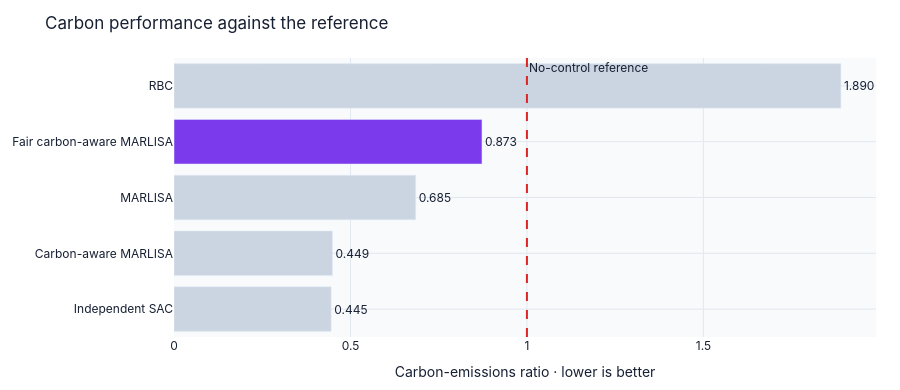

The cell this chart's notebook holds for it:
### Markdown cell above
## b) Carbon Performance against the reference

### Code cell
def carbon_bar_figure(summary: pd.DataFrame, focus: str) -> go.Figure:
    """Carbon ratio bars with the no-control reference marked at 1.0."""
    frame = summary.sort_values("carbon_ratio", ascending=True)
    colors = [
        CONTROLLERS[m]["color"] if m == focus else "#CBD5E1"
        for m in frame["model"]
    ]
    fig = go.Figure(
        go.Bar(
            x=frame["carbon_ratio"],
            y=frame["controller"],
            orientation="h",
            marker_color=colors,
            text=frame["carbon_ratio"].map(lambda x: f"{x:.3f}"),
            textposition="outside",
            customdata=(1.0 - frame["carbon_ratio"]) * 100.0,
            hovertemplate=(
                "%{y}<br>Carbon ratio: %{x:.3f}<br>"
                "Change vs no-control: %{customdata:+.1f}%<extra></extra>"
            ),
        )
    )
    fig.add_vline(
        x=1.0,
        line_dash="dash",
        line_color="#DC2626",
        annotation_text="No-control reference",
        annotation_position="top right",
    )
    fig.update_layout(title="Carbon performance against the reference", showlegend=False)
    fig.update_xaxes(title="Carbon-emissions ratio · lower is better", rangemode="tozero")
    fig.update_yaxes(title=None)
    return _base_layout(fig)

carbon_bar_figure_output = carbon_bar_figure(summary, focus="fair_carbon_aware_marlisa")
carbon_bar_figure_output

### Figure 1 — Plotly figure (JSON) as saved in the notebook; plotly's stock layout.template omitted (floating-point values rounded to 4 significant figures)
{"data": [{"customdata": [55.46, 55.09, 31.53, 12.74, -88.96], "hovertemplate": "%{y}<br>Carbon ratio: %{x:.3f}<br>Change vs no-control: %{customdata:+.1f}%<extra></extra>", "marker": {"color": ["#CBD5E1", "#CBD5E1", "#CBD5E1", "#7C3AED", "#CBD5E1"]}, "orientation": "h", "text": ["0.445", "0.449", "0.685", "0.873", "1.890"], "textposition": "outside", "type": "bar", "x": [0.4454, 0.4491, 0.6847, 0.8726, 1.89], "y": ["Independent SAC", "Carbon-aware MARLISA", "MARLISA", "Fair carbon-aware MARLISA", "RBC"]}], "layout": {"annotations": [{"showarrow": false, "text": "No-control reference", "x": 1, "xanchor": "left", "xref": "x", "y": 1, "yanchor": "top", "yref": "y domain"}], "font": {"color": "#172033", "family": "Inter, Arial, sans-serif"}, "height": 390, "hoverlabel": {"bgcolor": "#172033", "font": {"color": "#FFFFFF"}}, "legend": {"orientation": "h", "x": 0, "y": 1.02, "yanchor": "bottom"}, "margin": {"b": 50, "l": 54, "r": 24, "t": 58}, "paper_bgcolor": "#FFFFFF", "plot_bgcolor": "#F8FAFC", "shapes": [{"line": {"color": "#DC2626", "dash": "dash"}, "type": "line", "x0": 1, "x1": 1, "xref": "x", "y0": 0, "y1": 1, "yref": "y domain"}], "showlegend": false, "title": {"text": "Carbon performance against the reference"}, "xaxis": {"gridcolor": "#E2E8F0", "rangemode": "tozero", "title": {"text": "Carbon-emissions ratio · lower is better"}, "zeroline": false}, "yaxis": {"gridcolor": "#E2E8F0", "title": {}, "zeroline": false}}}
